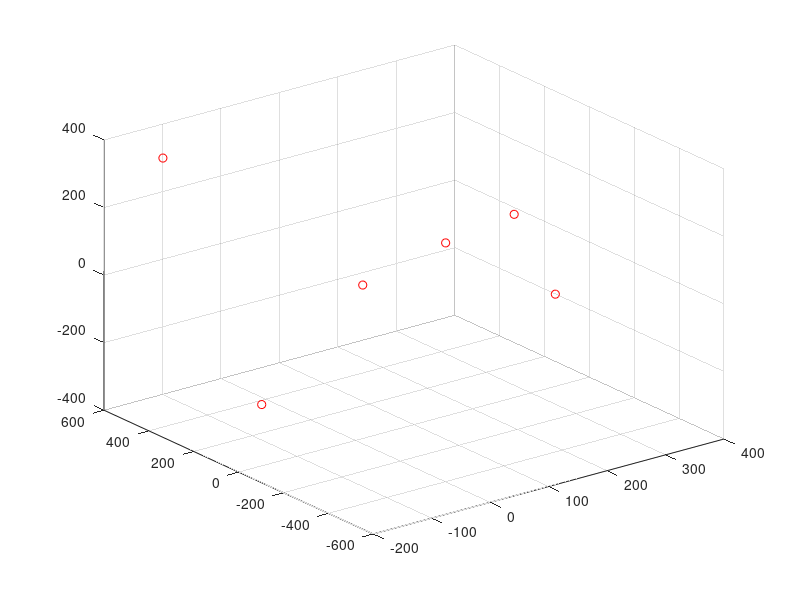
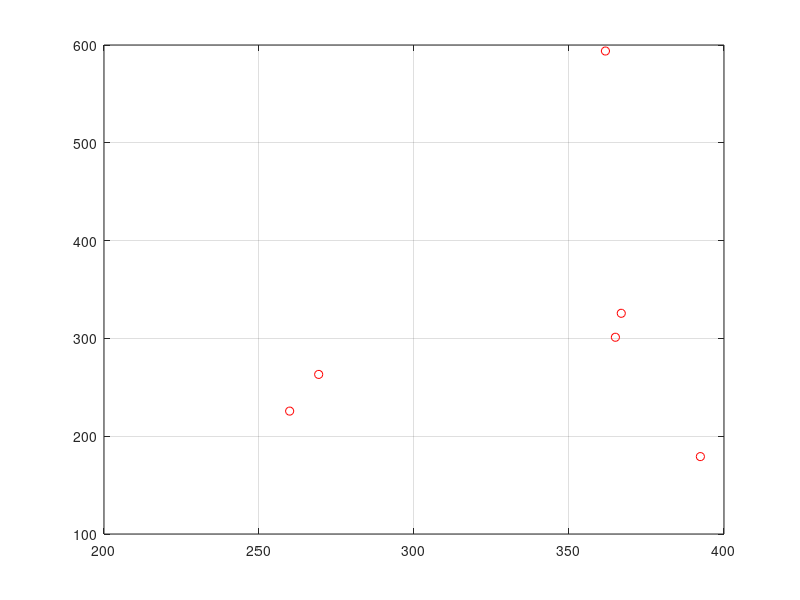

These charts were generated, in order, by the following MATLAB code: (Note: this script raises an error after producing the figures.)
clc; clear all; close all

%% step 1
% Intrinsic parameters
au = 557.0943; av = 712.9824;
u0 = 326.3819; v0 = 298.6679;
% Location of the world reference frame in camera coordinates in mm
Tx = 100; Ty = 0; Tz = 1500;
% World rotation w.r.t. camera coordinates
% Euler XYX1 angles
Phix = 0.8*pi/2;
Phiy = -1.8*pi/2;
Phix1 = pi/5;

%% step 2
% intrinsic matrix
K = [au 0 u0;
    0 av v0;
    0 0 1];

% rotation matrices
cRw_x = [1 0 0;
    0 cos(Phix) -sin(Phix);
    0 sin(Phix) cos(Phix)];

cRw_y = [cos(Phiy) 0 sin(Phiy);
    0 1 0;
    -sin(Phiy) 0 cos(Phiy)];

cRw_x1 = [1 0 0;
    0 cos(Phix1) -sin(Phix1);
    0 sin(Phix1) cos(Phix1)];

cRw = cRw_x*cRw_y*cRw_x1;

% translation matrix
ctw = [Tx;Ty;Tz];

% homogenous transformation matrix
cTw = [cRw ctw;
    0 0 0 1];

% projection matrix
P = K*[eye(3) zeros(3,1)]*cTw;

% normalize for later comparisons
P_norm = P/P(3,4);

%% step 3
% define 6 points in 3D
p1 = [-17;374;-400];
p2 = [-171;413;390];
p3 = [213;-152;216];
p4 = [-17;-446;329];
p5 = [344;6;-130];
p6 = [-8;-53;80];

% gather all the points
p = [p1,p2,p3,p4,p5,p6];

% alt: generate 6 new points
%p = generate_random_3d_points(6);

% plot for checking purposes
plot3(p(1,:),p(2,:),p(3,:), 'ro')
grid on

%% step 4
% compute projection
for i = 1:6
    pp_hom(:,i) = P*[p(:,i);1];
end

%% step 5
% convert from homogenous to cartesian
pp_cart = [pp_hom(1,:)./pp_hom(3,:);
    pp_hom(2,:)./pp_hom(3,:)];

% plot the 2D points
figure
plot(pp_cart(1,:),pp_cart(2,:), 'ro')
grid on

%% step 6
% estimate the camera parameters

% create the Q matrix and B vector
for i = 1:6
    Q(2*i-1,:) = [p(1,i) p(2,i) p(3,i) 1 0 0 0 0 -pp_cart(1,i)*p(1,i) -pp_cart(1,i)*p(2,i) -pp_cart(1,i)*p(3,i)];
    Q(2*i,:) = [0 0 0 0 p(1,i) p(2,i) p(3,i) 1 -pp_cart(2,i)*p(1,i) -pp_cart(2,i)*p(2,i) -pp_cart(2,i)*p(3,i)];

    B(2*i-1,1) = pp_cart(1,i);
    B(2*i,1) = pp_cart(2,i);
end

% compute A vector
A = Q\B;

% create the new projection matrix using the elements of A
P_new = [A(1) A(2) A(3) A(4);
    A(5) A(6) A(7) A(8);
    A(9) A(10) A(11) 1];

%% step 7
% extract intrinsic parameters
[K_new,cRw_new] = get_intrinsics_from_proj_matrix(P_new);

%% step 8
% add noise
noise = normrnd(0,0.5,size(pp_cart));
pp_cart_noisy = pp_cart + noise;

% repeat step 6
% create the Q matrix and B vector
for i = 1:6
    Q_noisy(2*i-1,:) = [p(1,i) p(2,i) p(3,i) 1 0 0 0 0 -pp_cart_noisy(1,i)*p(1,i) -pp_cart_noisy(1,i)*p(2,i) -pp_cart_noisy(1,i)*p(3,i)];
    Q_noisy(2*i,:) = [0 0 0 0 p(1,i) p(2,i) p(3,i) 1 -pp_cart_noisy(2,i)*p(1,i) -pp_cart_noisy(2,i)*p(2,i) -pp_cart_noisy(2,i)*p(3,i)];

    B_noisy(2*i-1,1) = pp_cart_noisy(1,i);
    B_noisy(2*i,1) = pp_cart_noisy(2,i);
end

% compute A vector
A_noisy = Q_noisy\B_noisy;

% create the new projection matrix using the elements of A
P_new_noisy = [A_noisy(1) A_noisy(2) A_noisy(3) A_noisy(4);
    A_noisy(5) A_noisy(6) A_noisy(7) A_noisy(8);
    A_noisy(9) A_noisy(10) A_noisy(11) 1];

% extract intrinsic parameters
[K_noisy,cRw_noisy] = get_intrinsics_from_proj_matrix(P_new_noisy);

%% step 9
% compute projection
for i = 1:6
    pp_noisy_hom(:,i) = P_new_noisy*[p(:,i);1];
end

% convert into cartesian
pp_noisy_cart = [pp_noisy_hom(1,:)./pp_noisy_hom(3,:);
    pp_noisy_hom(2,:)./pp_noisy_hom(3,:)];

% compute projection error
proj_error = 0;
for i = 1:6
    proj_error = proj_error + sqrt((pp_cart(1,i)-pp_noisy_cart(1,i))^2 + (pp_cart(2,i)-pp_noisy_cart(2,i))^2);
end
proj_error = proj_error/6;

%% step 10
% For simplicity, we have compiled step 8-9 into a function called
% avg_projection_error. Thus, we are just calling that function here.

% compute for 10 points
p_10 = [p,generate_random_3d_points(4)];
proj_error(2) = avg_projection_error(P,p_10)

% compute for 50 points
p_50 = [p_10,generate_random_3d_points(40)];
proj_error(3) = avg_projection_error(P,p_50)

% plot the average projection errors
number_of_points = [6,10,50];
figure
plot(number_of_points,proj_error, 'o-')
grid on